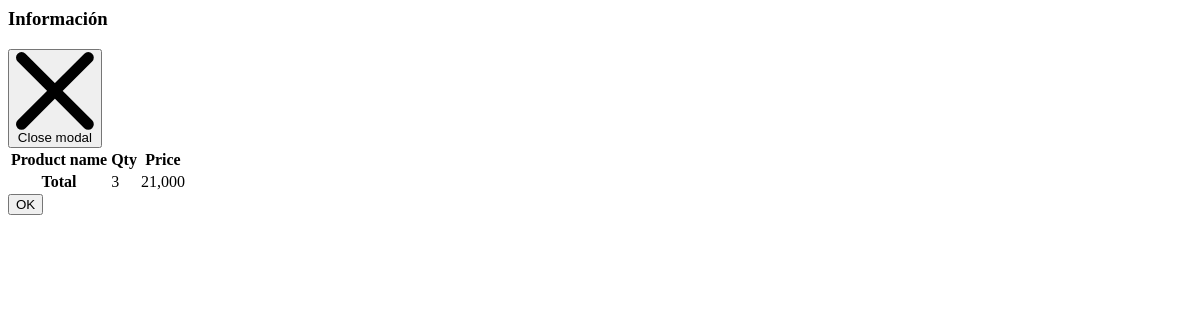
The app's page /modal/2/, older data.
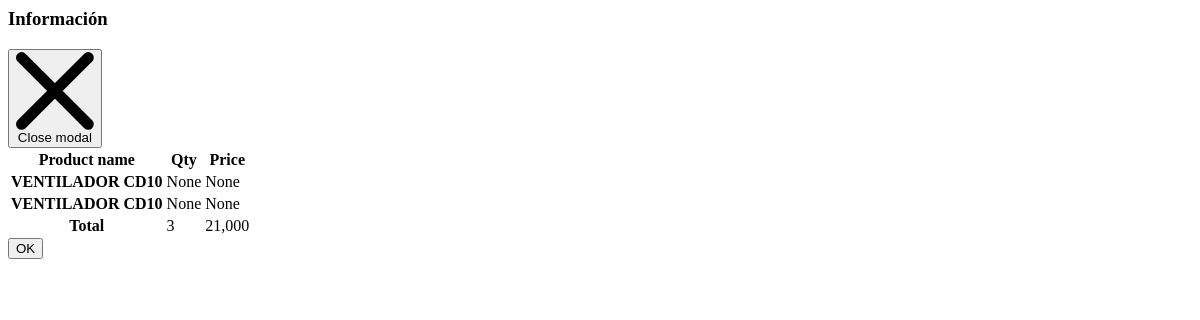
The same page, newer data.
### filsa/models.py (models this page shows)
class Product(models.Model):
    CATEGORIES = [('Tubos', 'Tubos'),
                  ('Tornillos', 'Tornillos'),
                  ('Accesorios','Accesorios'),
                  ('Maquinas','Maquinas'),
                  ('Insumos','Insumos')
                  ]
    product_id = models.AutoField(primary_key=True)
    name = models.CharField(max_length=40)
    barcode = models.CharField(max_length= 100, verbose_name=u"Codigo de Barras")
    internalCode = models.BigIntegerField(verbose_name=u"Codigo Interno")
    quantity = models.FloatField()
    category = models.CharField(max_length=20, choices=CATEGORIES, default='Insumos')
    supplier = models.CharField(max_length=20, default='')
    deltaQuantity = models.FloatField()
    stockSecurity = models.IntegerField()
    inTransit = models.BooleanField(default=False)
    hasOffer = models.ForeignKey(Cotization, on_delete=models.SET_DEFAULT, blank=True, null=True, default=None)
    quantityOffer = models.FloatField(null=True, blank= True)
    priceOffer = models.FloatField(null=True, blank= True)
    def __str__(self):
        return self.name

### filsa/views.py (the view)
# urls.py: path('modal/<int:cotization_id>/', cotizationView , name='cotizationview'),
def cotizationView(request,cotization_id):
    products = Product.objects.filter(hasOffer=cotization_id)#.values_list('name', 'quantityOffer','priceOffer')
    print('products is', products)
    context = {'products':products}
    return render(request, 'modal.html', context)

### filsa/templates/modal.html (shortened to what this page needs)
<head>
<link rel="stylesheet" href="https://ajax.googleapis.com/ajax/libs/jqueryui/1.11.4/themes/smoothness/jquery-ui.css">
</head>
{% block content %}
<div id="static-modal"  tabindex="-1" aria-hidden="true" class="hidden overflow-y-auto overflow-x-hidden fixed top-0 right-0 left-0 z-50 justify-center items-center w-full md:inset-0 h-[calc(100%-1rem)] max-h-full">
<div class="relative mx-auto p-4 w-full max-w-2xl max-h-full">
    <div class="relative items-center bg-white rounded-lg shadow dark:bg-gray-700">
        <div class="flex items-center justify-between p-4 md:p-5 border-b rounded-t dark:border-gray-600">
            <h3 class="text-xl font-semibold text-gray-900 dark:text-white">
                Información
            </h3>
            <button type="button" class="text-gray-400 bg-transparent hover:bg-gray-200 hover:text-gray-900 rounded-lg text-sm w-8 h-8 ms-auto inline-flex justify-center items-center dark:hover:bg-gray-600 dark:hover:text-white" data-modal-hide="static-modal">
                <svg class="w-3 h-3" aria-hidden="true" xmlns="http://www.w3.org/2000/svg" fill="none" viewBox="0 0 14 14">
                    <path stroke="currentColor" stroke-linecap="round" stroke-linejoin="round" stroke-width="2" d="m1 1 6 6m0 0 6 6M7 7l6-6M7 7l-6 6"/>
                </svg>
                <span class="sr-only">Close modal</span>
            </button>
        </div>
        <div class="p-4 md:p-5 space-y-4">
            <table class="w-full text-sm text-left rtl:text-right text-gray-500 dark:text-gray-400">
                <thead class="text-xs text-gray-700 uppercase bg-gray-100 dark:bg-gray-700 dark:text-gray-400">
                    <tr>
                        <th scope="col" class="px-6 py-3 rounded-s-lg">
                            Product name
                        </th>
                        <th scope="col" class="px-6 py-3">
                            Qty
                        </th>
                        <th scope="col" class="px-6 py-3 rounded-e-lg">
                            Price
                        </th>
                    </tr>
                </thead>
                <tbody>
                    {% for product in products %}
                    <tr class="bg-white dark:bg-gray-800">
                        <th scope="row" class="px-6 py-4 font-medium text-gray-900 whitespace-nowrap dark:text-white">
                            {{product.name}}
                        </th>
                        <td class="px-6 py-4">
                            {{product.quantityOffer}}
                        </td>
                        <td class="px-6 py-4">
                            {{product.priceOffer}}
                        </td>
                    </tr>
                    {% endfor %}
                </tbody>
                <tfoot>
                    <tr class="font-semibold text-gray-900 dark:text-white">
                        <th scope="row" class="px-6 py-3 text-base">Total</th>
                        <td class="px-6 py-3">3</td>
                        <td class="px-6 py-3">21,000</td>
                    </tr>
                </tfoot>
            </table>
        </div>
        <div class="flex items-center p-4 md:p-5 border-t border-gray-200 rounded-b dark:border-gray-600">
            <button  type="button" class="custom-close text-white bg-blue-700 hover:bg-blue-800 focus:ring-4 focus:outline-none focus:ring-blue-300 font-medium rounded-lg text-sm px-5 py-2.5 text-center dark:bg-blue-600 dark:hover:bg-blue-700 dark:focus:ring-blue-800">OK</button>
        </div>
    </div>
</div>
</div>
{% endblock content %}

Row changes from the older to the newer data that the page shows:
now on this page (row edited): Product: name "VENTILADOR CD10", quantityOffer "None", priceOffer "None"
added Product: name "VENTILADOR CD10", quantityOffer "None", priceOffer "None"
